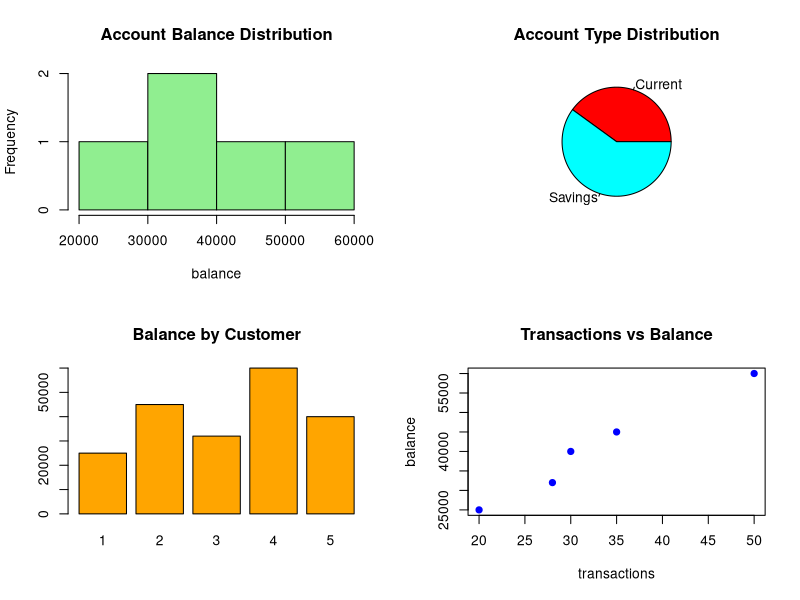

Reproduce this figure in R.
# Bank Customer Dataset

customer <- c(1,2,3,4,5)
balance <- c(25000,45000,32000,60000,40000)
transactions <- c(20,35,28,50,30)
account_type <- c("Savings","Current",
                  "Savings","Current","Savings")

par(mfrow=c(2,2))

# Histogram
hist(balance,
     col="lightgreen",
     main="Account Balance Distribution")

# Pie Chart
pie(table(account_type),
    col=rainbow(2),
    main="Account Type Distribution")

# Bar Chart
barplot(balance,
        names.arg=customer,
        col="orange",
        main="Balance by Customer")

# Scatter Plot
plot(transactions,balance,
     pch=19,
     col="blue",
     main="Transactions vs Balance")

par(mfrow=c(1,1))
